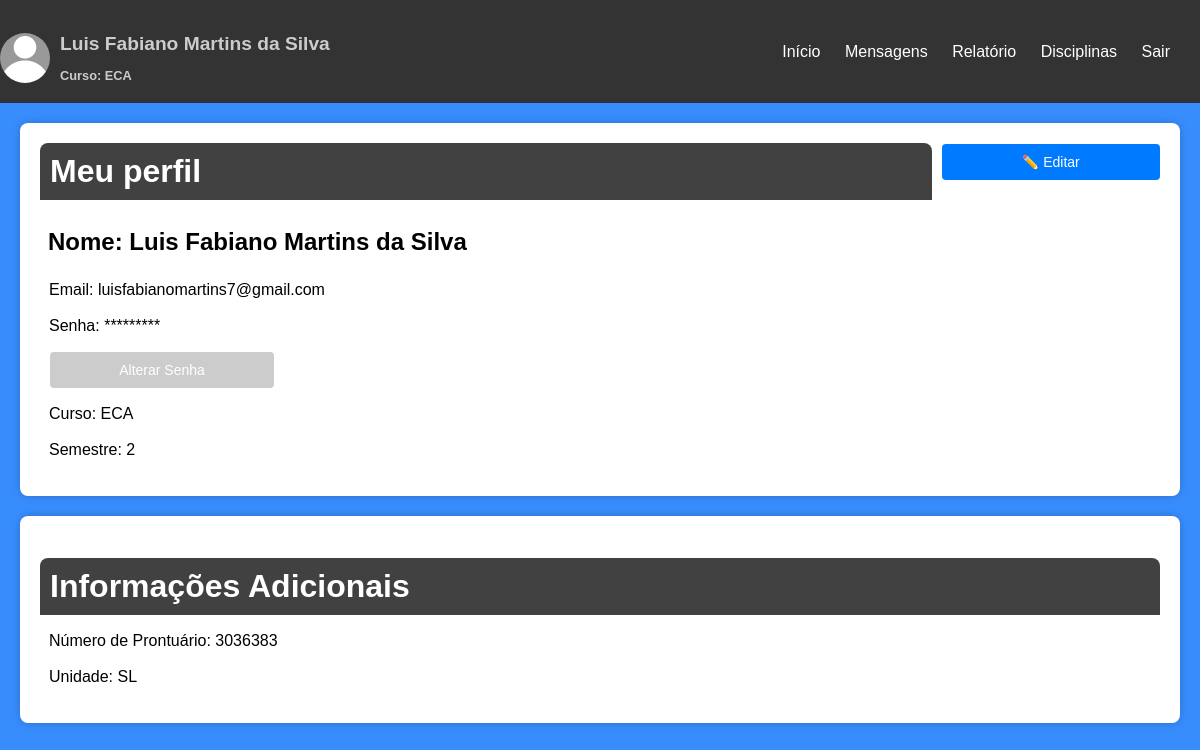
Page /perfil (signed in) on the committed database.
### tables this page shows
CREATE TABLE alunos (
            numeroprontuario TEXT PRIMARY KEY,
            nome TEXT,
            email TEXT,
            senha TEXT,
            curso TEXT,
            semestre INTEGER,
            unidade TEXT,
            turma TEXT
        );

### main.py (the view)
@app.route('/perfil')
def perfil():
    email_usuario = session.get('usuario')
    if email_usuario:
        conexao = sqlite3.connect('usuarios.db')
        cursor = conexao.cursor()
        cursor.execute('SELECT * FROM alunos WHERE email = ?', (email_usuario,))
        dados_usuario = cursor.fetchone()
        conexao.close()
        return render_template('perfil.html', usuario=dados_usuario)
    else:
        return redirect('/login')

### templates/perfil.html (shortened to what this page needs)
<!DOCTYPE html>
<html lang="pt-br">
<head>
    <link rel="stylesheet" type="text/css" href="../static/config/styles.css">
</head>
<body>
    <header>
        <div class="perfil">
            <a href="/perfil">
            <img src="../static/imagem/foto_perfil.webp" alt="Foto de Perfil">
        <div>
            <h1>{{usuario[1]}}</h1>
            <h2>Curso: {{usuario[4]}}</h2>
        </div>
        </a>
        </div>
        <nav>
            <ul>
                <li><a href="/inicio">Início</a></li>
                <li><a href="#">Mensagens</a></li>
                <li><a href="/relatorio">Relatório</a></li>
                <li><a href="/disciplina">Disciplinas</a></li>
                <li><a href="/logout">Sair</a></li>
            </ul>
        </nav>
    </header>
    <div class="content">
            <div style="display: flex; justify-content: space-between; align-items: center;">
                <h1 style="flex: 80%; margin: 0; padding: 10px; background-color: #424141; color: #fff;">Meu perfil</h1>
                <button onclick="abrirEditor()" style="flex: 20%; cursor: pointer; margin-left: 10px;">✏️ Editar</button>
            </div>
        <div>
            <div>
                <h2>Nome: {{ usuario[1] }}</h2>
                <p>Email: {{ usuario[2] }}</p>
                <p>Senha: *********</p>
                <button onclick="abrirAlterarSenha()" style="width: 20%; background-color: #ccc; color: #fff; cursor: pointer; margin-left: 10px; margin-bottom: 0px;">Alterar Senha</button>
                <p>Curso: {{ usuario[4] }}</p>
                <p>Semestre: {{ usuario[5] }}</p>
            </div>
        </div>
    </div>
        <div class="content">
        <h1>Informações Adicionais</h1>
            <div>
                <p>Número de Prontuário: {{ usuario[0] }}</p>
                <p>Unidade: {{ usuario[6] }}</p>
            </div>
</body>
</html>

### static/config/styles.css (style rules this page uses)
body { font-family: Arial, sans-serif; margin: 0; padding: 0; justify-content: center; align-items: center; min-height: 100vh; background-color: #388dfd; }
button { display: block; width: 100%; padding: 10px; background-color: #007bff; color: #fff; border: none; border-radius: 4px; cursor: pointer; margin-bottom: 20px; font-size: 14px; }
a { text-decoration: none; color: #0066cc; }
header { background-color: #333; color: #fff; padding: 10px; display: flex; justify-content: space-between; align-items: center; }
nav ul { list-style-type: none; padding: 0; margin: 0; }
nav li { display: inline; margin-right: 20px; }
nav a { text-decoration: none; color: #fff; }
ul { list-style-type: none; padding: 0; }
ul li { margin-bottom: 10px; }
header { background-color: #333; color: #fff; padding: 10px; text-align: right; }
.content { padding: 20px; background-color: #fff; margin: 20px; border-radius: 8px; box-shadow: 0 0 10px rgba(0, 0, 0, 0.2); }
.content h1 { margin-bottom: 10px; padding: 10px; background-color: #424141; color: #fff; border-top-left-radius: 8px; border-top-right-radius: 8px; }
.content h2 { margin-bottom: 1px; padding: 8px; background-color: #ffffff; color: #000; border-top-left-radius: 8px; border-top-right-radius: 8px; }
.content p { position: relative; margin-left: 8px; padding: 1px; background-color: #ffffff; color: #000; border-top-left-radius: 8px; border-top-right-radius: 8px; }
.perfil { margin-right: 20px; margin-top: 20px; }
.perfil img { width: 50px; height: 50px; border-radius: 50%; position: absolute; left: 0; margin-top: 3px; }
.perfil h1 { font-size: 1.2rem; text-align: left; margin-left: 50px; margin-top: 3px; color:#ccc; font-style: inherit; text-decoration: none; }
.perfil h2 { font-size: 0.8rem; margin-top: 0px; text-align: left; bottom: 5px; margin-left: 50px; color: #ccc; font-style: inherit; text-decoration: none; }

### templates/perfil.html (style rules this page uses)
.content { padding: 20px; background-color: #fff; margin: 20px; border-radius: 8px; box-shadow: 0 0 10px rgba(0, 0, 0, 0.2); }
.content h1, content button { margin-bottom: 10px; padding: 10px; background-color: #424141; color: #fff; border-top-left-radius: 8px; border-top-right-radius: 8px; }
.content h2 { margin-bottom: 1px; padding: 8px; background-color: #ffffff; color: #000; border-top-left-radius: 8px; border-top-right-radius: 8px; }
.content p { position: relative; margin-left: 8px; padding: 1px; background-color: #ffffff; color: #000; border-top-left-radius: 8px; border-top-right-radius: 8px; }

### rows in the picture
alunos: nome "Luis Fabiano Martins da Silva", curso "ECA", email "luisfabianomartins7@gmail.com", semestre "2", numeroprontuario "3036383", unidade "SL"
